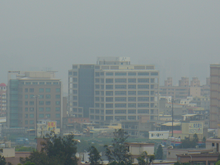
%> input picture Project 2/img/p1im5.png, 220 x 165 px, shrunk from 800 x 600 before the run
$ octave Sol_p1im5.m   (GNU Octave 9; MATLAB toolbox functions it lacks are replaced by stand-ins)
%> lines starting %> are read from the running program, lines starting %| are printed output that depends on the picture; in (x1, y1, x2, y2) boxes, pixels count from 0 and x2, y2 are one past the last pixel; in counts of white or black regions, pixels touching at a corner belong together; the program's own positions count from 1
%> further down, A is the input picture: size 165x220x3 uint8; mean R, G, B 128, 137.7, 137.8
### Project 2/rgb_to_gray.m
function gray = rgb_to_gray(imgMatr)
    % ---------------------------------
    % This function perform the edge detection with sobel filtering
    % ref: https://www.mathworks.com/matlabcentral/fileexchange/29392-rgb2gray
    % return grayscale image matrix
    % ---------------------------------

    imgMatr = double(imgMatr);
    [hg wd ch] = size(imgMatr); % get height, width and channel of the image

    R = imgMatr(:,:,1);
    G = imgMatr(:,:,2);
    B = imgMatr(:,:,3);

    gray = 0.29900 * R + 0.58700 * G + 0.11400 * B;
    gray = uint8(gray);
%> gray: size 165x220 uint8

end

### Project 2/prewitt_filtering.m
function transImgMatr = prewitt_filtering(imgMatr, direction)
%> called with direction = 'both'
    % ---------------------------------
    % This function perform the edge detection with prewitt filtering
    % ref: https://www.geeksforgeeks.org/matlab-image-edge-detection-using-prewitt-operator-from-scratch/
    % return transformed image matrix
    % ---------------------------------

    imgMatr = double(imgMatr);
%> imgMatr: size 165x220 double

    hg = size(imgMatr,1); % get the height of image
    wd = size(imgMatr,2); % get the width of image

    % zero padding on image matrix
    filtSize = 3;
    shift = double(floor(filtSize / 2));
    paddMatr = padarray(imgMatr,[shift shift],0);

    % prewitt filter
    prewittx = [-1,0,1; -1,0,1; -1,0,1];
    prewitty = [-1,-1,-1; 0,0,0; 1,1,1];

    % create the matrix with width and height
    % exacly same as the input image to store the transformed pixel values
    gx = zeros(hg,wd);
    gy = zeros(hg,wd);
    for row = 1 : hg
        for col = 1 : wd
            % x direction
            mul = paddMatr(row : row + (filtSize - 1),col : col + (filtSize - 1)).* prewittx;
            gx(row,col) = sum(mul(:));

            % y direction
            mul = paddMatr(row : row + (filtSize - 1),col : col + (filtSize - 1)).* prewitty;
            gy(row,col) = sum(mul(:));

            switch direction
                case 'vertical'
                    gx(row,col) = 0; % remove gx
                case 'horizontal'
                    gy(row,col) = 0; % remove gy
            end

        end
    end
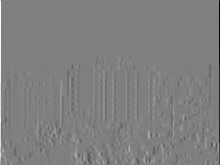
%> gx: size 165x220 double; min -497, max 495, mean -0.1; drawn with min black and max white
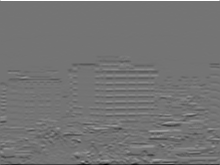
%> gy: size 165x220 double; min -425, max 502, mean -1.7; drawn with min black and max white

    grad = sqrt((gx .^2) + (gy .^2));
    transImgMatr = uint8(grad);

end

### Project 2/convert_to_binary_image.m
function imgMatr = convert_to_binary_image(imgMatr, threshold)
%> called with threshold = 0.2
    % ---------------------------------
    % This function perform the conversion from image to binary image
    % note that threshold value is between 0 to 1
    % ref: it's same to builtin function --> im2bw()
    % return transformed image matrix
    % ---------------------------------

    imgMatr = uint8(imgMatr);
    th = 255 * threshold;

    imgMatr(imgMatr < th) = 0;
%> imgMatr: size 165x220 uint8
    imgMatr(imgMatr >= th) = 1;
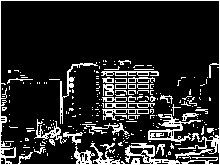
%> imgMatr: size 165x220 uint8; values 0 (black) and 1 (white), 15.4% white in thin lines or dots

    imgMatr = double(imgMatr);

end

### Project 2/sobel_filtering.m
function transImgMatr = sobel_filtering(imgMatr, direction)
%> called with direction = 'both'
    % ---------------------------------
    % This function perform the edge detection with sobel filtering
    % ref: https://www.geeksforgeeks.org/matlab-image-edge-detection-using-sobel-operator-from-scratch/
    % return transformed image matrix
    % ---------------------------------

    imgMatr = double(imgMatr);

    hg = size(imgMatr,1); % get the height of image
    wd = size(imgMatr,2); % get the width of image

    % zero padding on image matrix
    filtSize = 3;
    shift = double(floor(filtSize / 2));
    paddMatr = padarray(imgMatr,[shift shift],0);

    % sobel filter
    sobelx = [-1,0,1; -2,0,2; -1,0,1];
    sobely = [-1,-2,-1; 0,0,0; 1,2,1];

    % create the matrix with width and height
    % exacly same as the input image to store the transformed pixel values
    gx = zeros(hg,wd);
    gy = zeros(hg,wd);
    for row = 1 : hg
        for col = 1 : wd
            % x direction
            mul = paddMatr(row : row + (filtSize - 1),col : col + (filtSize - 1)).* sobelx;
            gx(row,col) = sum(mul(:));

            % y direction
            mul = paddMatr(row : row + (filtSize - 1),col : col + (filtSize - 1)).* sobely;
            gy(row,col) = sum(mul(:));

            switch direction
                case 'vertical'
                    gx(row,col) = 0; % remove gx
                case 'horizontal'
                    gy(row,col) = 0; % remove gy
            end

        end
    end

    grad = sqrt((gx .^2) + (gy .^2));
    transImgMatr = uint8(grad);

end

### Project 2/laplacian_gaussian_filter.m
function transImgMatr = laplacian_gaussian_filter(imgMatr,sigma)
%> called with sigma = 2.2
    % ---------------------------------
    % This function perform the edge detection with log filtering
    % ref: https://www.mathworks.com/matlabcentral/fileexchange/59816-log_edgedetection-image-sigma
    % return transformed image matrix
    % ---------------------------------

    imgMatr = double(imgMatr);

    % filter size is estimated by: sigma * constant
    filtSz = ceil(sigma) * 5;
    filtSz = (filtSz - 1) / 2;

    shift = double(floor(filtSz / 2));
    [x, y] = meshgrid(-shift : shift, -shift : shift);
    % The two parts of the LoG equation
    part_1 = (x .^ 2 + y .^ 2 - 2 * sigma ^ 2) / sigma ^ 4;
    part_2 = exp( - (x .^ 2 + y .^ 2) / (2 * sigma ^ 2) );
    part_2 = part_2 / sum(part_2(:));
    % The LoG filter
    LoG = - part_1 .* part_2;
    % The normalized LoG filter
    nLoG = LoG - mean2(LoG);

    transImgMatr = imfilter(imgMatr, nLoG, 'replicate');
%> transImgMatr: size 165x220 double

    transImgMatr = transImgMatr * 255.0;
    transImgMatr = uint8(transImgMatr);
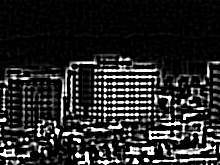
%> transImgMatr: size 165x220 uint8; min 0, max 255, mean 38.5
%> call 3 of convert_to_binary_image, with threshold = 0.35
%> in convert_to_binary_image (call 3), `imgMatr(imgMatr >= th) = 1;`:
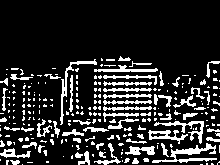
%> imgMatr: size 165x220 uint8; values 0 (black) and 1 (white), 16.9% white in thin lines or dots, all inside (x1, y1, x2, y2) = (0, 56, 220, 165)

end

### Project 2/RGB_to_HSI.m
function HSI = RGB_to_HSI(imgMatr)
    %-----------------------------------
    % This function perform the tranformation from RGB to HSI
    % return RGB
    % refer to https://www.imageeprocessing.com/2013/05/converting-rgb-image-to-hsi.html
    %-----------------------------------

    imgMatr = double(imgMatr);

    R = imgMatr(:,:,1) / 255;
    G = imgMatr(:,:,2) / 255;
    B = imgMatr(:,:,3) / 255;

    % Hue
    numerator = 1/2 * ((R - G) + (R - B));
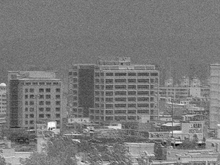
%> numerator: size 165x220 double; min -0.192, max 0.127, mean -0.0381; drawn with min black and max white
    denominator = ((R - G).^2+((R - B).*(G - B))).^0.5;
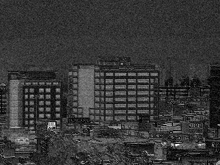
%> denominator: size 165x220 double; min 0, max 0.211, mean 0.0461; drawn with min black and max white

    % To avoid divide by zero exception add a small number in the denominator
    H = acosd(numerator./(denominator + 0.000001));

    % If B>G then H= 360-Theta
    H(B > G) = 360 - H(B > G);
%> (the rest of the program and of its run is left out)
